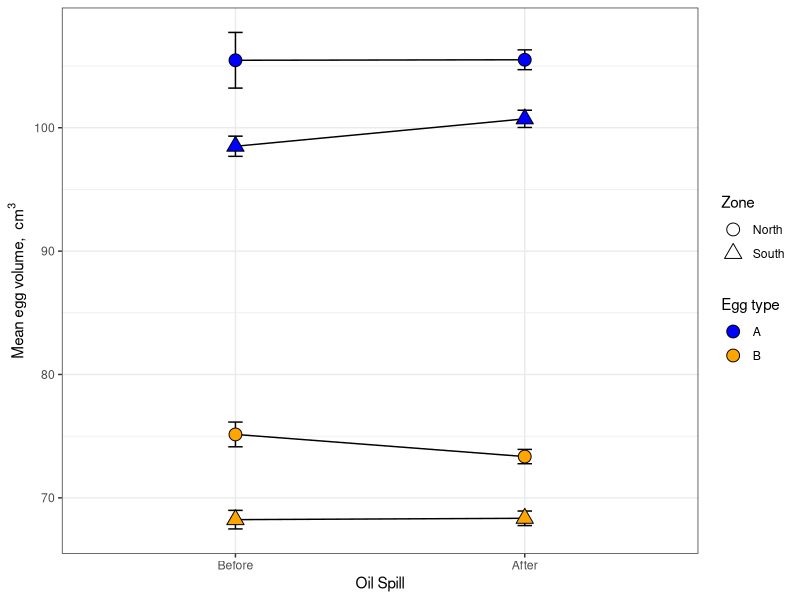
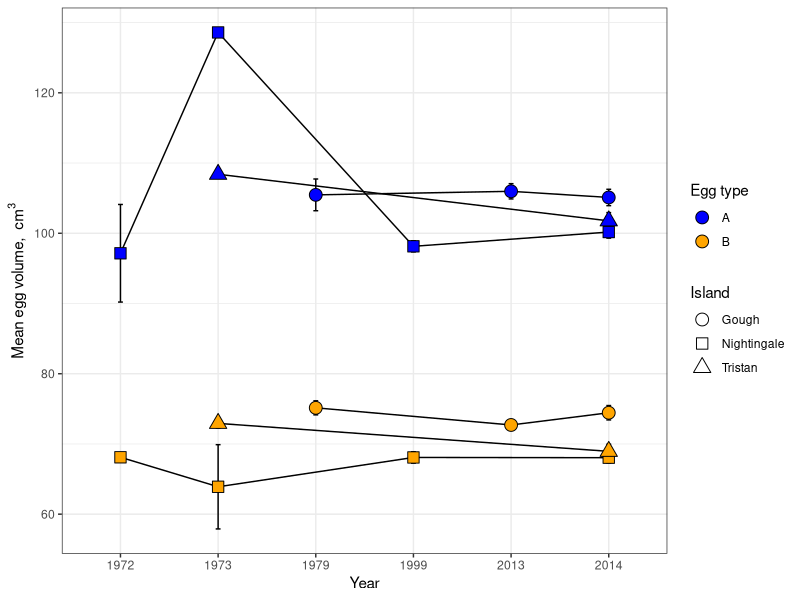

These figures' R source, in order:
#read in the data for the oil spill and harvesting analyses
penguin<-read.csv("penguin.data.csv", header= TRUE)

#we are interested in testing if the egg size patterns correspond to predictions associated with two
#events- specifically, we want to test if the 2011 oil spill negatively affected egg size, or if
#other variations eggs affected size of eggs over time with any discernable pattern 

#first, let's check if the oil spill affected egg size. The oil spill occured in 2011, and if it  
#was a driver, we would expect egg size to be lower after the spill, and MORE lower closer to the spill
# so let's test if that happened

#first we need to create a variable for the oil spill, which happened
penguin$oilspill<-as.factor(ifelse(penguin$Year>=2011, "After", "Before"))

#also, because data are spotty and weirdly distributed prior to 1970, let's cut it out for this analysis
#and cut out a couple outlying egg sizes
penguin1<-penguin[which(penguin$Year>1970 & penguin$Decision != "U" &
                          penguin$Volume<130),]

#fiddle with transformations to get us closer to normality of residuals

penguin1$logvolume<-log(penguin1$Volume)
penguin1$sqrtvolume<-sqrt(penguin1$Volume)

#now create a model to describe egg volume
oil.model<-lm(Volume~Zone*oilspill*Decision, data=penguin1)

summary(oil.model)
AIC(oil.model)
anova(oil.model)
TukeyHSD(aov(oil.model))
#data are very non normal
shapiro.test(resid(oil.model))

#ok, now we need to get the summary stats out of it
library(plyr)

summary.penguin.oilspill<-ddply(penguin1, c("Zone", "Decision", "oilspill"), summarise,
                                mean.Volume=mean(Volume), N=length(Volume), SE=sd(Volume)/sqrt(N))
summary.penguin.oilspill$all.lines<-with(summary.penguin.oilspill, interaction(Zone,  Decision))

#reorder factor levels for oilspill
summary.penguin.oilspill$oilspill<-factor(summary.penguin.oilspill$oilspill, levels=c("Before", "After"))


#insert plot here
library(ggplot2)
oil.plot<-ggplot(summary.penguin.oilspill, aes(oilspill, mean.Volume, 
                                               shape=Zone, fill=Decision))+
  scale_fill_manual(values=c("blue", "orange"), name="Egg type", 
                    guide=guide_legend(override.aes=aes(shape=21)))+
  scale_shape_manual(values=c(21,24), labels=c("North", "South"))+
  geom_line(aes(group=all.lines), color="black")+
  geom_errorbar(aes(ymin=(mean.Volume-SE), ymax=(mean.Volume+SE)), width=0.05, color="black")+
  geom_point(color="black", size=4)+
  theme_bw()+
  labs(y=expression("Mean egg volume, "~cm^3), x="Oil Spill")

oil.plot

# now we want to examine the finer scale patterns in variation of egg size.
#instead of lumping by time period and island group, we'll just break it out so that readers can see the patterns
#This will be a very similar analysis as above, 
# but there will be an interaction with year


#and because we want to look at a year effect, and we want to see if there's anything going on
#relative to time, but there's not a ton of data so we'll just need to look at years directly and ANOVA them


#we're interested in change with time in these two periods, and by island, but otherwise the analysis is 
#very similar to the above
year.model<-lm(Volume~Location2*as.factor(Year)*Decision, data=penguin1)

summary(year.model)
AIC(year.model)
anova(year.model)
TukeyHSD(aov(year.model))
#data are very non normal
shapiro.test(resid(year.model))


summary.penguin.year<-ddply(penguin1, c("Location2", "Decision", "Year"), summarise,
                                mean.Volume=mean(Volume), N=length(Volume), SE=sd(Volume)/sqrt(N))

summary.penguin.year$all.lines<-with(summary.penguin.year, interaction(Location2,  Decision))

year.plot<-ggplot(summary.penguin.year, aes(as.factor(Year), mean.Volume, 
                                               shape=Location2, fill=Decision))+
  scale_fill_manual(values=c("blue", "orange"), name="Egg type", 
                    guide=guide_legend(override.aes=aes(shape=21), order=1))+
  scale_shape_manual(values=c(21,22,24), name="Island", labels=c("Gough", "Nightingale", "Tristan"))+
  geom_line(aes(group=all.lines), color="black")+
  geom_errorbar(aes(ymin=(mean.Volume-SE), ymax=(mean.Volume+SE)), width=0.05, color="black")+
  geom_point(color="black", size=4)+
  theme_bw()+
  labs(y=expression("Mean egg volume, "~cm^3), x="Year")

year.plot